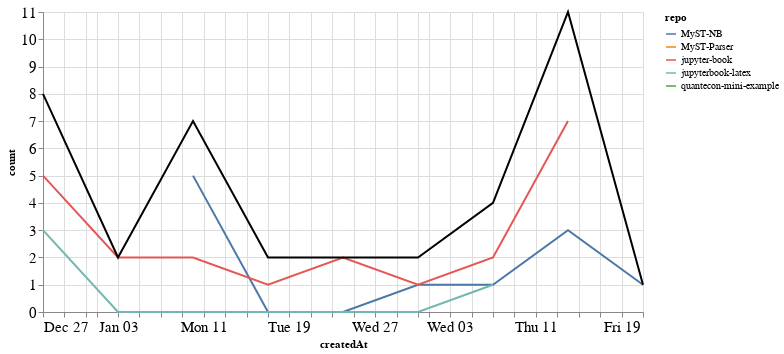

Notebook cell for this chart:
### Markdown cell above
### Comments

### Code cell
comments_time = comments.groupby('repo').resample('W', on='createdAt').count()['author'].reset_index()
comments_time = comments_time.rename(columns={'author': 'count'})
comments_time_total = comments_time.groupby('createdAt').agg({"count": "sum"}).reset_index()
ch1 = alt.Chart(comments_time, width=600).mark_line().encode(
    x='createdAt',
    y='count',
    color='repo',
    tooltip="repo"
)

ch2 = alt.Chart(comments_time_total, width=600).mark_line(color="black").encode(
    x='createdAt',
    y='count',
)

ch1 + ch2

### Figure 1 — Vega-Lite specification as saved in the notebook (floating-point values rounded to 4 significant figures)
{"config": {"axisLeft": {"labelFontSize": 15}, "axisBottom": {"labelFontSize": 15}}, "layer": [{"data": {"name": "data-fae2915d6606c2291d8dc468b5019850"}, "mark": "line", "encoding": {"color": {"type": "nominal", "field": "repo"}, "tooltip": {"type": "nominal", "field": "repo"}, "x": {"type": "temporal", "field": "createdAt"}, "y": {"type": "quantitative", "field": "count"}}, "width": 600}, {"data": {"name": "data-5d05922d60545a1d1af6345f894fc8e0"}, "mark": {"type": "line", "color": "black"}, "encoding": {"x": {"type": "temporal", "field": "createdAt"}, "y": {"type": "quantitative", "field": "count"}}, "width": 600}], "$schema": "https://vega.github.io/schema/vega-lite/v4.8.1.json", "datasets": {"data-fae2915d6606c2291d8dc468b5019850": [{"repo": "MyST-NB", "createdAt": "2021-01-10T00:00:00", "count": 5}, {"repo": "MyST-NB", "createdAt": "2021-01-17T00:00:00", "count": 0}, {"repo": "MyST-NB", "createdAt": "2021-01-24T00:00:00", "count": 0}, {"repo": "MyST-NB", "createdAt": "2021-01-31T00:00:00", "count": 1}, {"repo": "MyST-NB", "createdAt": "2021-02-07T00:00:00", "count": 1}, {"repo": "MyST-NB", "createdAt": "2021-02-14T00:00:00", "count": 3}, {"repo": "MyST-NB", "createdAt": "2021-02-21T00:00:00", "count": 1}, {"repo": "MyST-Parser", "createdAt": "2021-01-17T00:00:00", "count": 1}, {"repo": "jupyter-book", "createdAt": "2020-12-27T00:00:00", "count": 5}, {"repo": "jupyter-book", "createdAt": "2021-01-03T00:00:00", "count": 2}, {"repo": "jupyter-book", "createdAt": "2021-01-10T00:00:00", "count": 2}, {"repo": "jupyter-book", "createdAt": "2021-01-17T00:00:00", "count": 1}, {"repo": "jupyter-book", "createdAt": "2021-01-24T00:00:00", "count": 2}, {"repo": "jupyter-book", "createdAt": "2021-01-31T00:00:00", "count": 1}, {"repo": "jupyter-book", "createdAt": "2021-02-07T00:00:00", "count": 2}, {"repo": "jupyter-book", "createdAt": "2021-02-14T00:00:00", "count": 7}, {"repo": "jupyterbook-latex", "createdAt": "2020-12-27T00:00:00", "count": 3}, {"repo": "jupyterbook-latex", "createdAt": "2021-01-03T00:00:00", "count": 0}, {"repo": "jupyterbook-latex", "createdAt": "2021-01-10T00:00:00", "count": 0}, {"repo": "jupyterbook-latex", "createdAt": "2021-01-17T00:00:00", "count": 0}, {"repo": "jupyterbook-latex", "createdAt": "2021-01-24T00:00:00", "count": 0}, {"repo": "jupyterbook-latex", "createdAt": "2021-01-31T00:00:00", "count": 0}, {"repo": "jupyterbook-latex", "createdAt": "2021-02-07T00:00:00", "count": 1}, {"repo": "quantecon-mini-example", "createdAt": "2021-02-14T00:00:00", "count": 1}], "data-5d05922d60545a1d1af6345f894fc8e0": [{"createdAt": "2020-12-27T00:00:00", "count": 8}, {"createdAt": "2021-01-03T00:00:00", "count": 2}, {"createdAt": "2021-01-10T00:00:00", "count": 7}, {"createdAt": "2021-01-17T00:00:00", "count": 2}, {"createdAt": "2021-01-24T00:00:00", "count": 2}, {"createdAt": "2021-01-31T00:00:00", "count": 2}, {"createdAt": "2021-02-07T00:00:00", "count": 4}, {"createdAt": "2021-02-14T00:00:00", "count": 11}, {"createdAt": "2021-02-21T00:00:00", "count": 1}]}}
